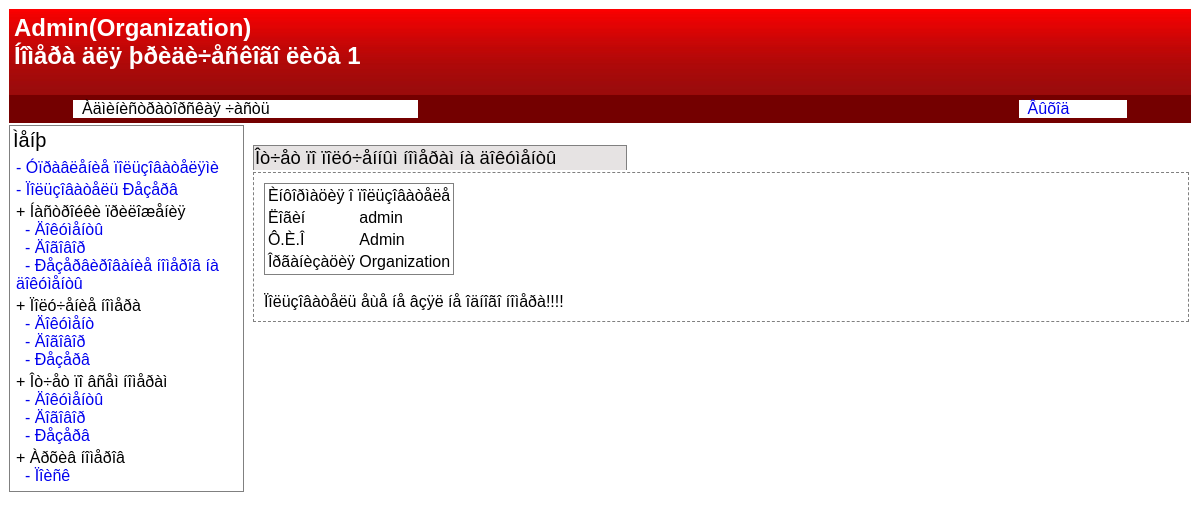
The app's page /src/legal1/admin.php?module=users&action=user_rep&type=doc&id=1 (signed in) with its own data.
### tables this page shows
CREATE TABLE `users` (
  `id` int(11) NOT NULL AUTO_INCREMENT,
  `login` varchar(50) NOT NULL,
  `password` varchar(250) NOT NULL,
  `name` varchar(100) NOT NULL,
  `organization` varchar(250) NOT NULL,
  `status` tinyint(1) NOT NULL,
  `blocked` tinyint(1) NOT NULL COMMENT 'Поле указывает заблокирован пользорватель или нет',
  `date` timestamp NOT NULL DEFAULT '0000-00-00 00:00:00',
  `erp_code` varchar(10) DEFAULT NULL,
  PRIMARY KEY (`id`),
  KEY `i_erp_code` (`erp_code`)
);

### src/legal1/classes/adminClass.php (the view, shortened to what this page needs)
<?php
class admin
{
    public $link;
    public $where;
    public $limit;
    function __construct()
    {
        $this->link = new mysqli(self::hostname, self::username, self::password, self::dbname);
        $this->link->query("SET NAMES cp1251");
    }
            ?>
        <?
    public function userReport($id)
    {
        $userInfo = $this->link->query("SELECT * FROM users WHERE id='" . $id . "'");
        $userInfoRow = $userInfo->fetch_assoc();
        echo "<br><table width='100%'><tr><td width='40%' class='headv' style='border-bottom-width:0px;border-top:1px solid gray;border-left:1px solid gray;border-right:1px solid gray'>Îò÷åò ïî ïîëó÷åííûì íîìåðàì íà äîêóìåíòû</td><td width='60%'></td></tr><tr><td colspan='2' style='border:1px dashed gray; padding:10px;'>";
        echo "<table class='info'><tr><td colspan='2'>Èíôîðìàöèÿ î ïîëüçîâàòåëå</td></tr><tr><td>Ëîãèí</td><td>" . $userInfoRow['login'] . "</td></tr><tr><td>Ô.È.Î</td><td>" . $userInfoRow['name'] . "</td></tr><tr><td>Îðãàíèçàöèÿ</td><td>" . $userInfoRow['organization'] . "</td></tr></table><br>";
        $result = $this->link->query("SELECT * FROM number " . $this->where . " " . $this->limit);
        if ($result->num_rows != 0) {
            echo "<table  class='info' cellpadding='3' cellspacing='3' width='100%' id='high'>";
            echo "<tr><th>Âûäàííûé íîìåð</th><th>Äàòà âûäà÷è</th></tr>";
            echo "<tr><td class='cell'>";
            $this->module = 'users';
            $this->type = "<input type='hidden' name='type' value='doc'>";
            $this->makeFilter($this->link, "number WHERE uid='" . $id . "' ORDER BY number ASC", "none", "form1",
                "number", "id", "number");
            echo "</td><td class='cell'>";
            $this->makeFilter($this->link, "number WHERE uid='" . $id . "' ORDER BY date ASC", "DISTINCT", "form2",
                "date", "DATE_FORMAT(date,GET_FORMAT(date,'JIS'))AS date");
            echo "</td></tr>";
            while ($row = $result->fetch_assoc()) {
                echo "<tr><td class='cell'>" . $row['number'] . "</td><td class='cell'>" . $row['date'] . "</td><td class='cell'><a href='admin.php?module=reserve&action=this&id=" . $row['id'] . "&mod=admin'>Îòäàòü íîìåð ïîëüçîâàòåëþ rezerv</a></td></tr>";
            }
            echo "</table>";
            $this->makeNavigation();
            echo "</table>";
        } else {
            echo "Ïîëüçîâàòåëü åùå íå âçÿë íå îäíîãî íîìåðà!!!!";
        }
    }
}
?>

### records on screen
users: login "admin", name "Admin", organization "Organization"
